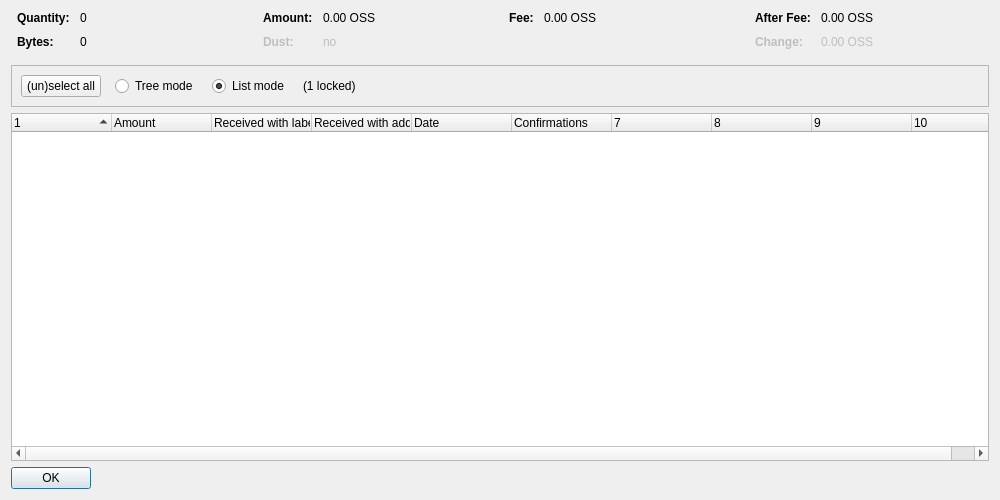
<?xml version="1.0" encoding="UTF-8"?>
<ui version="4.0">
 <class>CoinControlDialog</class>
 <widget class="QDialog" name="CoinControlDialog">
  <property name="geometry">
   <rect>
    <x>0</x>
    <y>0</y>
    <width>1000</width>
    <height>500</height>
   </rect>
  </property>
  <property name="windowTitle">
   <string>Coin Selection</string>
  </property>
  <layout class="QVBoxLayout" name="verticalLayout">
   <item>
    <layout class="QHBoxLayout" name="horizontalLayoutTop" stretch="0,0,0,0">
     <property name="topMargin">
      <number>0</number>
     </property>
     <property name="bottomMargin">
      <number>10</number>
     </property>
     <item>
      <layout class="QFormLayout" name="formLayoutCoinControl1">
       <property name="horizontalSpacing">
        <number>10</number>
       </property>
       <property name="verticalSpacing">
        <number>10</number>
       </property>
       <property name="leftMargin">
        <number>6</number>
       </property>
       <property name="rightMargin">
        <number>6</number>
       </property>
       <item row="0" column="0">
        <widget class="QLabel" name="labelCoinControlQuantityText">
         <property name="font">
          <font>
           <weight>75</weight>
           <bold>true</bold>
          </font>
         </property>
         <property name="text">
          <string>Quantity:</string>
         </property>
        </widget>
       </item>
       <item row="0" column="1">
        <widget class="QLabel" name="labelCoinControlQuantity">
         <property name="cursor">
          <cursorShape>IBeamCursor</cursorShape>
         </property>
         <property name="contextMenuPolicy">
          <enum>Qt::ActionsContextMenu</enum>
         </property>
         <property name="text">
          <string notr="true">0</string>
         </property>
         <property name="textInteractionFlags">
          <set>Qt::LinksAccessibleByMouse|Qt::TextSelectableByKeyboard|Qt::TextSelectableByMouse</set>
         </property>
        </widget>
       </item>
       <item row="1" column="0">
        <widget class="QLabel" name="labelCoinControlBytesText">
         <property name="font">
          <font>
           <weight>75</weight>
           <bold>true</bold>
          </font>
         </property>
         <property name="text">
          <string>Bytes:</string>
         </property>
        </widget>
       </item>
       <item row="1" column="1">
        <widget class="QLabel" name="labelCoinControlBytes">
         <property name="cursor">
          <cursorShape>IBeamCursor</cursorShape>
         </property>
         <property name="contextMenuPolicy">
          <enum>Qt::ActionsContextMenu</enum>
         </property>
         <property name="text">
          <string notr="true">0</string>
         </property>
         <property name="textInteractionFlags">
          <set>Qt::LinksAccessibleByMouse|Qt::TextSelectableByKeyboard|Qt::TextSelectableByMouse</set>
         </property>
        </widget>
       </item>
      </layout>
     </item>
     <item>
      <layout class="QFormLayout" name="formLayoutCoinControl2">
       <property name="horizontalSpacing">
        <number>10</number>
       </property>
       <property name="verticalSpacing">
        <number>10</number>
       </property>
       <property name="leftMargin">
        <number>6</number>
       </property>
       <property name="rightMargin">
        <number>6</number>
       </property>
       <item row="0" column="0">
        <widget class="QLabel" name="labelCoinControlAmountText">
         <property name="font">
          <font>
           <weight>75</weight>
           <bold>true</bold>
          </font>
         </property>
         <property name="text">
          <string>Amount:</string>
         </property>
        </widget>
       </item>
       <item row="0" column="1">
        <widget class="QLabel" name="labelCoinControlAmount">
         <property name="cursor">
          <cursorShape>IBeamCursor</cursorShape>
         </property>
         <property name="contextMenuPolicy">
          <enum>Qt::ActionsContextMenu</enum>
         </property>
         <property name="text">
          <string notr="true">0.00 OSS</string>
         </property>
         <property name="textInteractionFlags">
          <set>Qt::LinksAccessibleByMouse|Qt::TextSelectableByKeyboard|Qt::TextSelectableByMouse</set>
         </property>
        </widget>
       </item>
       <item row="1" column="0">
        <widget class="QLabel" name="labelCoinControlLowOutputText">
         <property name="enabled">
          <bool>false</bool>
         </property>
         <property name="font">
          <font>
           <weight>75</weight>
           <bold>true</bold>
          </font>
         </property>
         <property name="text">
          <string>Dust:</string>
         </property>
        </widget>
       </item>
       <item row="1" column="1">
        <widget class="QLabel" name="labelCoinControlLowOutput">
         <property name="enabled">
          <bool>false</bool>
         </property>
         <property name="cursor">
          <cursorShape>IBeamCursor</cursorShape>
         </property>
         <property name="contextMenuPolicy">
          <enum>Qt::ActionsContextMenu</enum>
         </property>
         <property name="text">
          <string notr="true">no</string>
         </property>
         <property name="textInteractionFlags">
          <set>Qt::LinksAccessibleByMouse|Qt::TextSelectableByKeyboard|Qt::TextSelectableByMouse</set>
         </property>
        </widget>
       </item>
      </layout>
     </item>
     <item>
      <layout class="QFormLayout" name="formLayoutCoinControl3">
       <property name="horizontalSpacing">
        <number>10</number>
       </property>
       <property name="verticalSpacing">
        <number>10</number>
       </property>
       <property name="leftMargin">
        <number>6</number>
       </property>
       <property name="rightMargin">
        <number>6</number>
       </property>
       <item row="0" column="0">
        <widget class="QLabel" name="labelCoinControlFeeText">
         <property name="font">
          <font>
           <weight>75</weight>
           <bold>true</bold>
          </font>
         </property>
         <property name="text">
          <string>Fee:</string>
         </property>
        </widget>
       </item>
       <item row="0" column="1">
        <widget class="QLabel" name="labelCoinControlFee">
         <property name="cursor">
          <cursorShape>IBeamCursor</cursorShape>
         </property>
         <property name="contextMenuPolicy">
          <enum>Qt::ActionsContextMenu</enum>
         </property>
         <property name="text">
          <string notr="true">0.00 OSS</string>
         </property>
         <property name="textInteractionFlags">
          <set>Qt::LinksAccessibleByMouse|Qt::TextSelectableByKeyboard|Qt::TextSelectableByMouse</set>
         </property>
        </widget>
       </item>
      </layout>
     </item>
     <item>
      <layout class="QFormLayout" name="formLayoutCoinControl4">
       <property name="horizontalSpacing">
        <number>10</number>
       </property>
       <property name="verticalSpacing">
        <number>10</number>
       </property>
       <property name="leftMargin">
        <number>6</number>
       </property>
       <property name="rightMargin">
        <number>6</number>
       </property>
       <item row="0" column="0">
        <widget class="QLabel" name="labelCoinControlAfterFeeText">
         <property name="font">
          <font>
           <weight>75</weight>
           <bold>true</bold>
          </font>
         </property>
         <property name="text">
          <string>After Fee:</string>
         </property>
        </widget>
       </item>
       <item row="0" column="1">
        <widget class="QLabel" name="labelCoinControlAfterFee">
         <property name="cursor">
          <cursorShape>IBeamCursor</cursorShape>
         </property>
         <property name="contextMenuPolicy">
          <enum>Qt::ActionsContextMenu</enum>
         </property>
         <property name="text">
          <string notr="true">0.00 OSS</string>
         </property>
         <property name="textInteractionFlags">
          <set>Qt::LinksAccessibleByMouse|Qt::TextSelectableByKeyboard|Qt::TextSelectableByMouse</set>
         </property>
        </widget>
       </item>
       <item row="1" column="0">
        <widget class="QLabel" name="labelCoinControlChangeText">
         <property name="enabled">
          <bool>false</bool>
         </property>
         <property name="font">
          <font>
           <weight>75</weight>
           <bold>true</bold>
          </font>
         </property>
         <property name="text">
          <string>Change:</string>
         </property>
        </widget>
       </item>
       <item row="1" column="1">
        <widget class="QLabel" name="labelCoinControlChange">
         <property name="enabled">
          <bool>false</bool>
         </property>
         <property name="cursor">
          <cursorShape>IBeamCursor</cursorShape>
         </property>
         <property name="contextMenuPolicy">
          <enum>Qt::ActionsContextMenu</enum>
         </property>
         <property name="text">
          <string notr="true">0.00 OSS</string>
         </property>
         <property name="textInteractionFlags">
          <set>Qt::LinksAccessibleByMouse|Qt::TextSelectableByKeyboard|Qt::TextSelectableByMouse</set>
         </property>
        </widget>
       </item>
      </layout>
     </item>
    </layout>
   </item>
   <item>
    <widget class="QFrame" name="frame">
     <property name="minimumSize">
      <size>
       <width>0</width>
       <height>40</height>
      </size>
     </property>
     <property name="frameShape">
      <enum>QFrame::StyledPanel</enum>
     </property>
     <property name="frameShadow">
      <enum>QFrame::Sunken</enum>
     </property>
     <layout class="QHBoxLayout" name="horizontalLayout">
      <item>
       <layout class="QHBoxLayout" name="horizontalLayoutPanel" stretch="0,0,0,0,0">
        <property name="spacing">
         <number>14</number>
        </property>
        <item>
         <widget class="QPushButton" name="pushButtonSelectAll">
          <property name="sizePolicy">
           <sizepolicy hsizetype="Maximum" vsizetype="Fixed">
            <horstretch>0</horstretch>
            <verstretch>0</verstretch>
           </sizepolicy>
          </property>
          <property name="text">
           <string>(un)select all</string>
          </property>
          <property name="autoDefault">
           <bool>false</bool>
          </property>
         </widget>
        </item>
        <item>
         <widget class="QRadioButton" name="radioTreeMode">
          <property name="sizePolicy">
           <sizepolicy hsizetype="Maximum" vsizetype="Fixed">
            <horstretch>0</horstretch>
            <verstretch>0</verstretch>
           </sizepolicy>
          </property>
          <property name="text">
           <string>Tree mode</string>
          </property>
         </widget>
        </item>
        <item>
         <widget class="QRadioButton" name="radioListMode">
          <property name="sizePolicy">
           <sizepolicy hsizetype="Maximum" vsizetype="Fixed">
            <horstretch>0</horstretch>
            <verstretch>0</verstretch>
           </sizepolicy>
          </property>
          <property name="text">
           <string>List mode</string>
          </property>
          <property name="checked">
           <bool>true</bool>
          </property>
         </widget>
        </item>
        <item>
         <widget class="QLabel" name="labelLocked">
          <property name="text">
           <string notr="true">(1 locked)</string>
          </property>
         </widget>
        </item>
        <item>
         <spacer name="horizontalSpacer">
          <property name="orientation">
           <enum>Qt::Horizontal</enum>
          </property>
          <property name="sizeHint" stdset="0">
           <size>
            <width>40</width>
            <height>20</height>
           </size>
          </property>
         </spacer>
        </item>
       </layout>
      </item>
     </layout>
    </widget>
   </item>
   <item>
    <widget class="CoinControlTreeWidget" name="treeWidget">
     <property name="contextMenuPolicy">
      <enum>Qt::CustomContextMenu</enum>
     </property>
     <property name="sortingEnabled">
      <bool>false</bool>
     </property>
     <property name="columnCount">
      <number>10</number>
     </property>
     <attribute name="headerShowSortIndicator" stdset="0">
      <bool>true</bool>
     </attribute>
     <attribute name="headerStretchLastSection">
      <bool>false</bool>
     </attribute>
     <column>
      <property name="text">
       <string/>
      </property>
     </column>
     <column>
      <property name="text">
       <string>Amount</string>
      </property>
     </column>
     <column>
      <property name="text">
       <string>Received with label</string>
      </property>
     </column>
     <column>
      <property name="text">
       <string>Received with address</string>
      </property>
     </column>
     <column>
      <property name="text">
       <string>Date</string>
      </property>
     </column>
     <column>
      <property name="text">
       <string>Confirmations</string>
      </property>
      <property name="toolTip">
       <string>Confirmed</string>
      </property>
     </column>
     <column>
      <property name="text">
       <string/>
      </property>
     </column>
     <column>
      <property name="text">
       <string/>
      </property>
     </column>
     <column>
      <property name="text">
       <string/>
      </property>
     </column>
     <column>
      <property name="text">
       <string/>
      </property>
     </column>
    </widget>
   </item>
   <item>
    <widget class="QDialogButtonBox" name="buttonBox">
     <property name="sizePolicy">
      <sizepolicy hsizetype="Maximum" vsizetype="Fixed">
       <horstretch>0</horstretch>
       <verstretch>0</verstretch>
      </sizepolicy>
     </property>
     <property name="orientation">
      <enum>Qt::Horizontal</enum>
     </property>
     <property name="standardButtons">
      <set>QDialogButtonBox::Ok</set>
     </property>
    </widget>
   </item>
  </layout>
 </widget>
 <customwidgets>
  <customwidget>
   <class>CoinControlTreeWidget</class>
   <extends>QTreeWidget</extends>
   <header>coincontroltreewidget.h</header>
  </customwidget>
 </customwidgets>
 <resources/>
 <connections/>
</ui>
